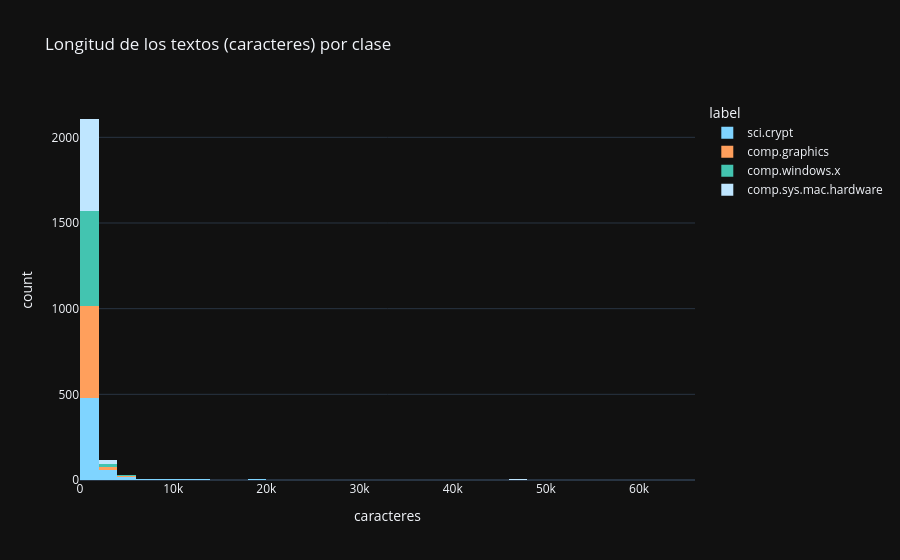
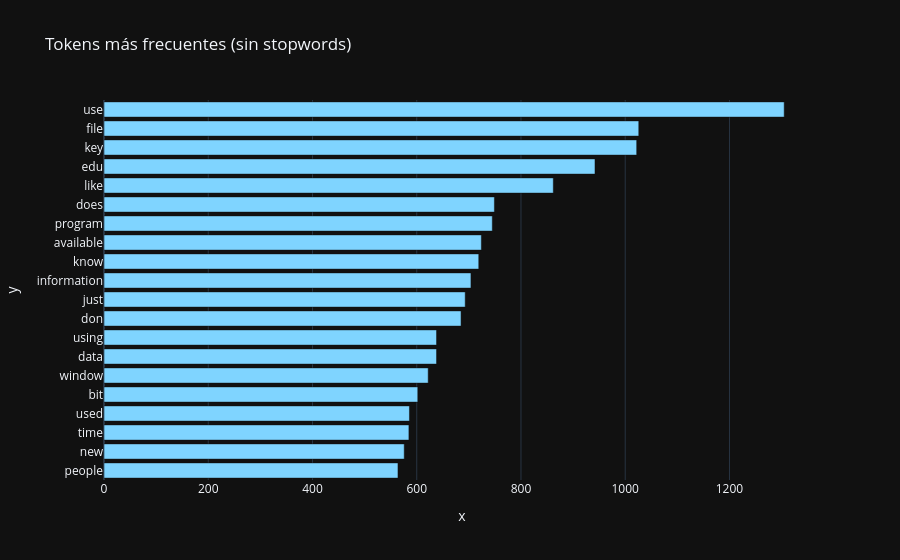

The notebook cell these images were saved under, in order:
### Markdown cell above
## 🔍 2 · Análisis exploratorio (EDA de texto)

Balance de clases, longitud de los textos y vocabulario más frecuente.

### Code cell
# 2 · EDA de texto
print('Documentos:', len(df))
display(df['label'].value_counts().rename('n').to_frame())
df['_len'] = df['text'].astype(str).str.len()
display(df['_len'].describe().to_frame().T)
px.histogram(df, x='_len', nbins=50, color='label',
             title='Longitud de los textos (caracteres) por clase', labels={'_len':'caracteres'}).show()
from sklearn.feature_extraction.text import CountVectorizer
cvz = CountVectorizer(max_features=20, stop_words='english')
m = cvz.fit_transform(df['text'].astype(str))
freq = pd.Series(m.sum(axis=0).A1, index=cvz.get_feature_names_out()).sort_values()
px.bar(x=freq.values, y=freq.index, orientation='h',
       title='Tokens más frecuentes (sin stopwords)').show()

### Figure 1 — Plotly figure (JSON) as saved in the notebook; plotly's stock layout.template omitted (floating-point values rounded to 4 significant figures; data arrays with more than 128 entries replaced by an {"elided": "..."} marker saying what was removed)
{"data": [{"bingroup": "x", "hovertemplate": "label=sci.crypt<br>caracteres=%{x}<br>count=%{y}<extra></extra>", "legendgroup": "sci.crypt", "marker": {"color": "#7fd4ff", "pattern": {"shape": ""}}, "name": "sci.crypt", "nbinsx": 50, "orientation": "v", "showlegend": true, "type": "histogram", "x": {"elided": "582 int values"}, "xaxis": "x", "yaxis": "y"}, {"bingroup": "x", "hovertemplate": "label=comp.graphics<br>caracteres=%{x}<br>count=%{y}<extra></extra>", "legendgroup": "comp.graphics", "marker": {"color": "#ff9f5c", "pattern": {"shape": ""}}, "name": "comp.graphics", "nbinsx": 50, "orientation": "v", "showlegend": true, "type": "histogram", "x": {"elided": "571 int values"}, "xaxis": "x", "yaxis": "y"}, {"bingroup": "x", "hovertemplate": "label=comp.windows.x<br>caracteres=%{x}<br>count=%{y}<extra></extra>", "legendgroup": "comp.windows.x", "marker": {"color": "#43c4b0", "pattern": {"shape": ""}}, "name": "comp.windows.x", "nbinsx": 50, "orientation": "v", "showlegend": true, "type": "histogram", "x": {"elided": "591 int values"}, "xaxis": "x", "yaxis": "y"}, {"bingroup": "x", "hovertemplate": "label=comp.sys.mac.hardware<br>caracteres=%{x}<br>count=%{y}<extra></extra>", "legendgroup": "comp.sys.mac.hardware", "marker": {"color": "#bfe6ff", "pattern": {"shape": ""}}, "name": "comp.sys.mac.hardware", "nbinsx": 50, "orientation": "v", "showlegend": true, "type": "histogram", "x": {"elided": "558 int values"}, "xaxis": "x", "yaxis": "y"}], "layout": {"barmode": "relative", "legend": {"title": {"text": "label"}, "tracegroupgap": 0}, "title": {"text": "Longitud de los textos (caracteres) por clase"}, "xaxis": {"anchor": "y", "domain": [0.0, 1.0], "title": {"text": "caracteres"}}, "yaxis": {"anchor": "x", "domain": [0.0, 1.0], "title": {"text": "count"}}}}

### Figure 2 — Plotly figure (JSON) as saved in the notebook; plotly's stock layout.template omitted (floating-point values rounded to 4 significant figures)
{"data": [{"hovertemplate": "x=%{x}<br>y=%{y}<extra></extra>", "legendgroup": "", "marker": {"color": "#7fd4ff", "pattern": {"shape": ""}}, "name": "", "orientation": "h", "showlegend": false, "textposition": "auto", "type": "bar", "x": [564, 576, 585, 586, 602, 622, 638, 638, 685, 693, 704, 719, 724, 745, 749, 862, 942, 1022, 1026, 1305], "xaxis": "x", "y": ["people", "new", "time", "used", "bit", "window", "data", "using", "don", "just", "information", "know", "available", "program", "does", "like", "edu", "key", "file", "use"], "yaxis": "y"}], "layout": {"barmode": "relative", "legend": {"tracegroupgap": 0}, "title": {"text": "Tokens más frecuentes (sin stopwords)"}, "xaxis": {"anchor": "y", "domain": [0.0, 1.0], "title": {"text": "x"}}, "yaxis": {"anchor": "x", "domain": [0.0, 1.0], "title": {"text": "y"}}}}
